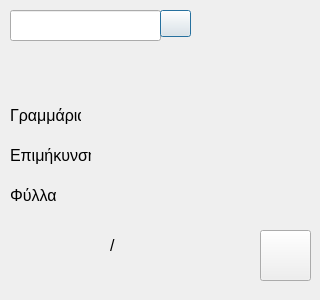
<?xml version="1.0" encoding="UTF-8"?>
<ui version="4.0">
 <class>read_labelClass</class>
 <widget class="QDialog" name="read_labelClass">
  <property name="geometry">
   <rect>
    <x>0</x>
    <y>0</y>
    <width>320</width>
    <height>300</height>
   </rect>
  </property>
  <property name="windowTitle">
   <string>Ανάγνωση Ετικέτας</string>
  </property>
  <widget class="QLineEdit" name="lineEdit">
   <property name="geometry">
    <rect>
     <x>10</x>
     <y>10</y>
     <width>151</width>
     <height>31</height>
    </rect>
   </property>
  </widget>
  <widget class="QLabel" name="labelcode">
   <property name="geometry">
    <rect>
     <x>200</x>
     <y>10</y>
     <width>111</width>
     <height>21</height>
    </rect>
   </property>
   <property name="font">
    <font>
     <pointsize>11</pointsize>
    </font>
   </property>
   <property name="text">
    <string/>
   </property>
  </widget>
  <widget class="QLabel" name="labelper">
   <property name="geometry">
    <rect>
     <x>10</x>
     <y>50</y>
     <width>301</width>
     <height>21</height>
    </rect>
   </property>
   <property name="font">
    <font>
     <pointsize>12</pointsize>
    </font>
   </property>
   <property name="text">
    <string/>
   </property>
  </widget>
  <widget class="QLabel" name="labelxrisi">
   <property name="geometry">
    <rect>
     <x>10</x>
     <y>75</y>
     <width>301</width>
     <height>21</height>
    </rect>
   </property>
   <property name="font">
    <font>
     <pointsize>12</pointsize>
    </font>
   </property>
   <property name="text">
    <string/>
   </property>
  </widget>
  <widget class="QLabel" name="labelgrm">
   <property name="geometry">
    <rect>
     <x>100</x>
     <y>100</y>
     <width>91</width>
     <height>31</height>
    </rect>
   </property>
   <property name="font">
    <font>
     <pointsize>12</pointsize>
    </font>
   </property>
   <property name="text">
    <string/>
   </property>
  </widget>
  <widget class="QLabel" name="labelepimikinsi">
   <property name="geometry">
    <rect>
     <x>100</x>
     <y>140</y>
     <width>39</width>
     <height>31</height>
    </rect>
   </property>
   <property name="font">
    <font>
     <pointsize>12</pointsize>
    </font>
   </property>
   <property name="text">
    <string/>
   </property>
  </widget>
  <widget class="QLabel" name="labelfylla">
   <property name="geometry">
    <rect>
     <x>100</x>
     <y>180</y>
     <width>71</width>
     <height>31</height>
    </rect>
   </property>
   <property name="font">
    <font>
     <pointsize>12</pointsize>
    </font>
   </property>
   <property name="text">
    <string/>
   </property>
  </widget>
  <widget class="QLabel" name="labelmd">
   <property name="geometry">
    <rect>
     <x>20</x>
     <y>230</y>
     <width>81</width>
     <height>31</height>
    </rect>
   </property>
   <property name="font">
    <font>
     <pointsize>12</pointsize>
    </font>
   </property>
   <property name="text">
    <string/>
   </property>
  </widget>
  <widget class="QLabel" name="labelcd">
   <property name="geometry">
    <rect>
     <x>160</x>
     <y>230</y>
     <width>81</width>
     <height>31</height>
    </rect>
   </property>
   <property name="font">
    <font>
     <pointsize>12</pointsize>
    </font>
   </property>
   <property name="text">
    <string/>
   </property>
  </widget>
  <widget class="QLabel" name="label">
   <property name="geometry">
    <rect>
     <x>10</x>
     <y>100</y>
     <width>71</width>
     <height>31</height>
    </rect>
   </property>
   <property name="font">
    <font>
     <pointsize>12</pointsize>
    </font>
   </property>
   <property name="text">
    <string>Γραμμάρια</string>
   </property>
  </widget>
  <widget class="QLabel" name="label_2">
   <property name="geometry">
    <rect>
     <x>10</x>
     <y>140</y>
     <width>81</width>
     <height>31</height>
    </rect>
   </property>
   <property name="font">
    <font>
     <pointsize>12</pointsize>
    </font>
   </property>
   <property name="text">
    <string>Επιμήκυνση</string>
   </property>
  </widget>
  <widget class="QLabel" name="label_3">
   <property name="geometry">
    <rect>
     <x>10</x>
     <y>180</y>
     <width>71</width>
     <height>31</height>
    </rect>
   </property>
   <property name="font">
    <font>
     <pointsize>12</pointsize>
    </font>
   </property>
   <property name="text">
    <string>Φύλλα</string>
   </property>
  </widget>
  <widget class="QLabel" name="label_4">
   <property name="geometry">
    <rect>
     <x>110</x>
     <y>230</y>
     <width>21</width>
     <height>31</height>
    </rect>
   </property>
   <property name="font">
    <font>
     <pointsize>12</pointsize>
    </font>
   </property>
   <property name="text">
    <string>/</string>
   </property>
  </widget>
  <widget class="QPushButton" name="pushButton">
   <property name="geometry">
    <rect>
     <x>160</x>
     <y>10</y>
     <width>31</width>
     <height>27</height>
    </rect>
   </property>
   <property name="text">
    <string/>
   </property>
  </widget>
  <widget class="QPushButton" name="pushButton_2">
   <property name="geometry">
    <rect>
     <x>260</x>
     <y>230</y>
     <width>51</width>
     <height>51</height>
    </rect>
   </property>
   <property name="text">
    <string/>
   </property>
  </widget>
 </widget>
 <layoutdefault spacing="6" margin="11"/>
 <resources/>
 <connections/>
</ui>
